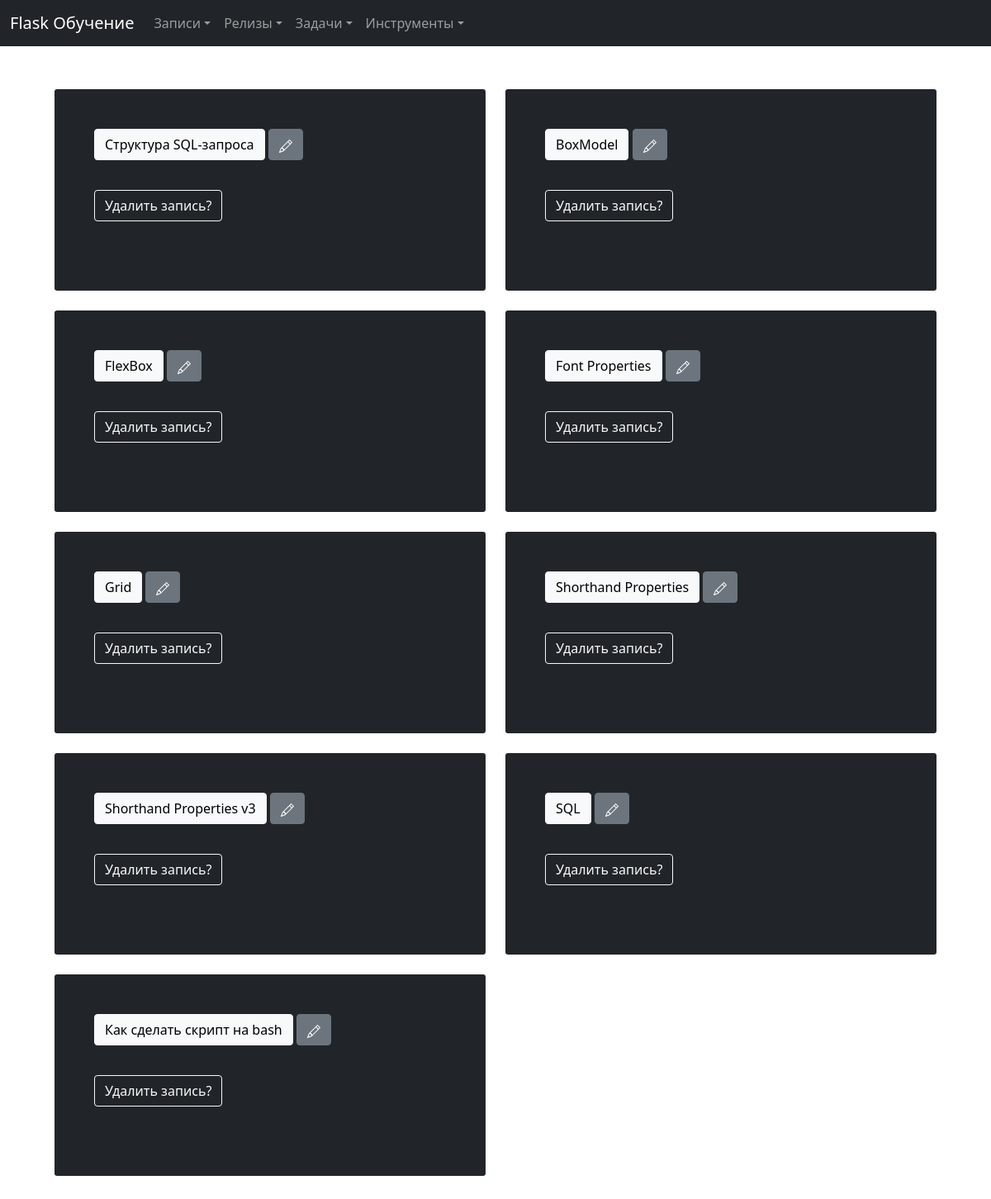
The page /posts on the database its author committed.
### tables this page shows
CREATE TABLE "posts"
(
    id         INTEGER
        primary key autoincrement,
    title      TEXT not null,
    content    TEXT not null,
    image_post TEXT default 'no_image.png'
);

### app.py (the view)
@app.route("/posts")
def posts():
    conn = get_db_connection()
    posts = conn.execute("SELECT * FROM posts").fetchall()
    conn.close()
    return render_template("posts/posts.html", posts=posts)

### app.py (called while the page is built)
def get_db_connection():
    conn = sqlite3.connect("database.db")
    conn.row_factory = sqlite3.Row
    return conn

### templates/posts/posts.html (shortened to what this page needs)
{% extends "base.html" %}
{% block content %}
<div class="container px-4 py-5" id="featured-3">
   <div class="row g-4 py-1 row-cols-2 row-cols-lg-4">
      {% for post in posts %}
      <div class="col-md-6">
         <div class="h-200 p-5 text-white bg-dark rounded-1">
            <a class="btn btn-light" href="{{ url_for('get_post', post_id=post['id']) }}">{{ post['title'] }}</a>
            <a href="{{ url_for('edit_post', id=post['id']) }}" class="btn btn-secondary">
            </a>
            <p>
            <form action="{{ url_for('delete', id=post['id']) }}" method="POST">
               <input type="submit" value="Удалить запись?"
                  class="btn btn-outline-light"
                  onclick="return confirm('Вы уверены что хотите удалить запись?')">
            </form>
            </p>
         </div>
      </div>
      {% endfor %}
   </div>
</div>
{% endblock %}

### static/styles.css (style rules this page uses)
* { font-family: system-ui; }
p { padding: 10px; }
a { color: black; text-decoration: none; }

### rows shown on the page
posts: title "Структура SQL-запроса"
posts: title "BoxModel"
posts: title "FlexBox"
posts: title "Font Properties"
posts: title "Grid"
posts: title "Shorthand Properties"
posts: title "Shorthand Properties v3"
posts: title "SQL"
posts: title "Как сделать скрипт на bash"
